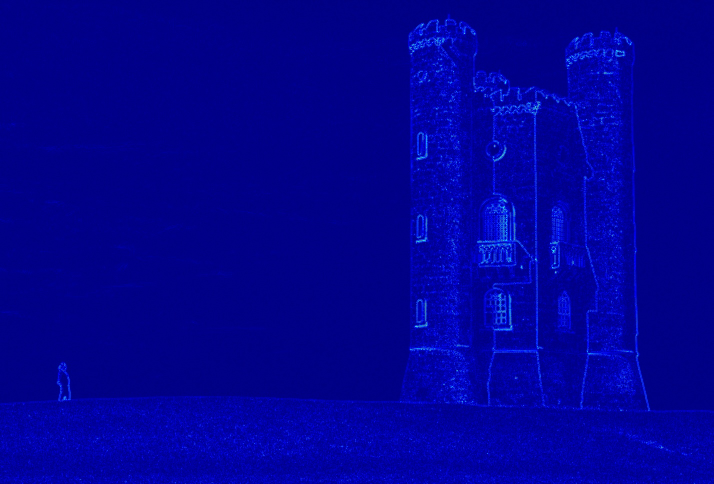
#> input picture results/castle_colormap_laplace.jpg, 1428 x 968 px (shown at 1/2 size)
$ python -i simple_carver.py   (imports and definitions only)   (older library calls are emulated)
#> lines starting #> are read from the running program, lines starting #| are printed output that depends on the picture
"""
Content-aware image resizing(Seam Carving)
Author: Utkarsh Kumar Singh
Most of the code has been replicated from https://github.com/dtfiedler/seam-carving-python
"""

import os
import sys
import argparse
import warnings
# [1 line not run here, left out]

import cv2
import numpy as np
from tqdm import trange # progress bar

from giffer import GIFMake

# [86 lines left out: functions get_energy_map, delete_seam, overlay_seam, get_min_seam, not called in this run]

def carve_seams(output_img):
    num_seams = args.num_seams # how many seams to remove from the image
    energy_map = get_energy_map(output_img, args.filter_type)

    for _ in trange(num_seams):
        seam = get_min_seam(output_img, energy_map)

        overlay_seam(seam, args.image_name+"_with_seams.jpg") # to show all seams removed overlayed on the original image

        # the image file "cur_with_next_seam.jpg" is a temp file used as a frame in creating gif of the entire seam carving process
        cv2.imwrite(results_dir+"cur_with_next_seam.jpg", output_img)
        overlay_seam(seam, "cur_with_next_seam.jpg") # overlay seam on current image
        img_for_gif = cv2.imread(results_dir+"cur_with_next_seam.jpg")
        image_list.append(img_for_gif)
        os.remove(os.path.join(results_dir, "cur_with_next_seam.jpg"))

        output_img = delete_seam(output_img, seam)
        image_list.append(output_img)

        energy_map = get_energy_map(output_img, args.filter_type) # get energy map of new image

    cv2.imwrite(results_dir+args.image_name+"_new.jpg", output_img)

parser = argparse.ArgumentParser()
# [4 lines not run here, left out]

results_dir = os.path.join(os.path.dirname(os.path.dirname(__file__)), "results/") # dir to store resultant images and energy maps etc
images_dir = os.path.join(os.path.dirname(os.path.dirname(__file__)), "images/") # dir to read images from
image_list = []

# [1 line not run here, left out]
# [1 line that did not run here, left out]
# [4 lines not run here, left out]

# create gif
# [1 line that did not run here, left out]
# run.save_imgs()
# [1 line not run here, left out]

>>> import cv2
>>> picture = cv2.imread('../results/castle_colormap_laplace.jpg', cv2.IMREAD_GRAYSCALE)
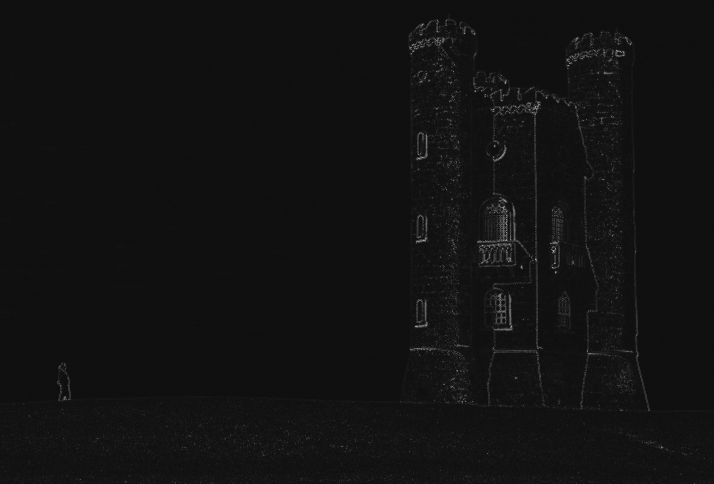
#> picture: shape (968, 1428) (shown at 1/2 size); min 6, max 227, mean 17.9
#> (the run stopped early here; a loop or call above may not have finished)
